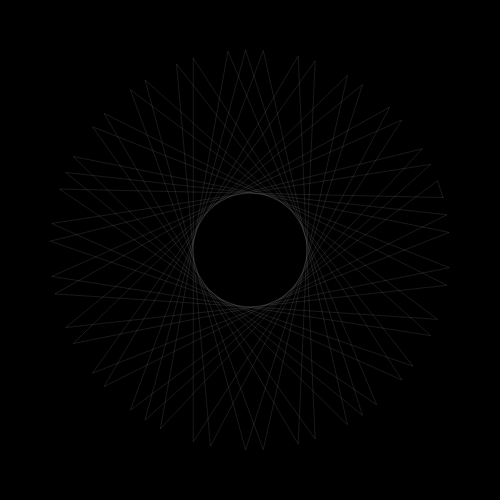
Frame 1 (no input)
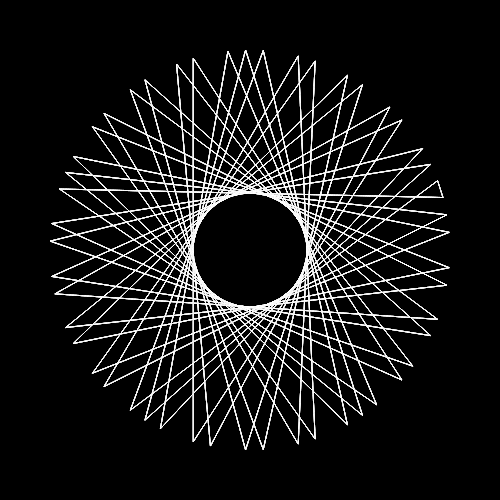
Frame 60 (no input)
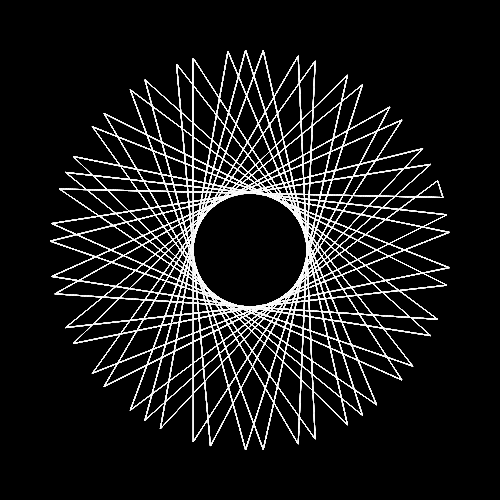
Frame 120 (the mouse pressed at the canvas centre since frame 60)

The p5.js sketch that drew these frames (run headless with seeded random() and noise() and a simulated clock; from frame 60 on, the mouse is pressed at the canvas centre):

// p5.js sketch
// ── sketch.js
'use strict';

// Declare variables for the shape's location, angle and size
let offset = 50;
let angle = 10;
let radius = 200;

function setup(){
    createCanvas(500, 500);
    background(0);
    strokeWeight(1);
    noFill();
}

function draw(){
		translate(width/2, height/2);
		stroke(255, 25);

        beginShape();
        // Using the offset create many shapes
		for(let i = 0; i < offset; i++){
            // Set the x and y position of the shapes
			let posX = cos(angle * i + offset) * abs(radius);
            let posY = sin(angle * i + offset) * abs(radius);
            // Draw the shape
			vertex(posX, posY);
		}
		endShape(CLOSE);
}
